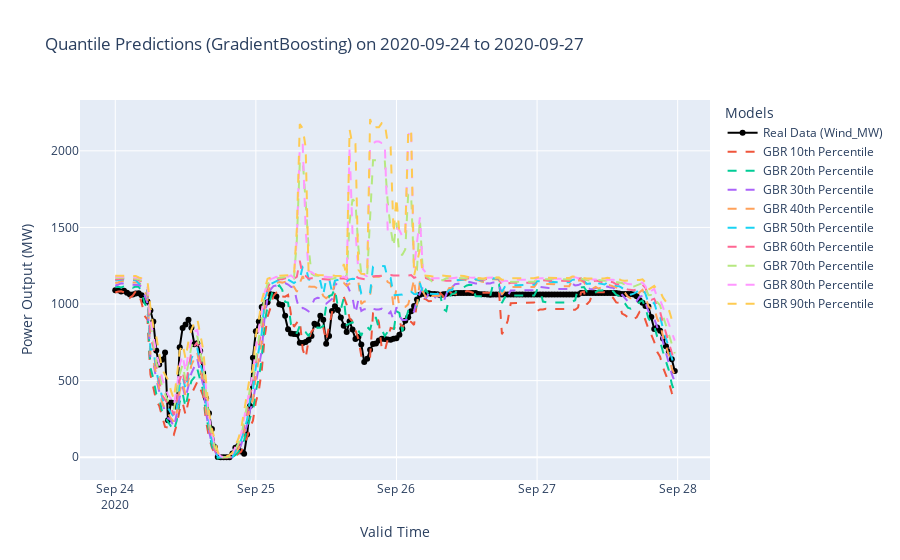

The code cell stored with this chart in its notebook:
### Code cell
create_forecast_for_dates(start_day, start_day + pd.DateOffset(days=3), gbr=True)
start_day = start_day + pd.DateOffset(days=4)

### Figure 1 — Plotly figure (JSON) as saved in the notebook; plotly's stock layout.template omitted (floating-point values rounded to 4 significant figures; data arrays with more than 128 entries replaced by an {"elided": "..."} marker saying what was removed)
{"data": [{"customdata": {"elided": "192x3 float values"}, "hovertemplate": "Wind MW: %{y:.3f}<br>PowerOutput_opt: %{customdata[1]:.3f}<br>WindSpeed:100_dwd: %{customdata[0]:.3f}<br>WindSpeed:100_ncpe: %{customdata[2]:.3f}<extra></extra>", "line": {"color": "black"}, "mode": "lines+markers", "name": "Real Data (Wind_MW)", "type": "scatter", "x": {"elided": "192 str values"}, "y": {"elided": "192 float values"}}, {"line": {"dash": "dash"}, "mode": "lines", "name": "GBR 10th Percentile", "type": "scatter", "x": {"elided": "192 str values"}, "y": {"elided": "192 float values"}}, {"line": {"dash": "dash"}, "mode": "lines", "name": "GBR 20th Percentile", "type": "scatter", "x": {"elided": "192 str values"}, "y": {"elided": "192 float values"}}, {"line": {"dash": "dash"}, "mode": "lines", "name": "GBR 30th Percentile", "type": "scatter", "x": {"elided": "192 str values"}, "y": {"elided": "192 float values"}}, {"line": {"dash": "dash"}, "mode": "lines", "name": "GBR 40th Percentile", "type": "scatter", "x": {"elided": "192 str values"}, "y": {"elided": "192 float values"}}, {"line": {"dash": "dash"}, "mode": "lines", "name": "GBR 50th Percentile", "type": "scatter", "x": {"elided": "192 str values"}, "y": {"elided": "192 float values"}}, {"line": {"dash": "dash"}, "mode": "lines", "name": "GBR 60th Percentile", "type": "scatter", "x": {"elided": "192 str values"}, "y": {"elided": "192 float values"}}, {"line": {"dash": "dash"}, "mode": "lines", "name": "GBR 70th Percentile", "type": "scatter", "x": {"elided": "192 str values"}, "y": {"elided": "192 float values"}}, {"line": {"dash": "dash"}, "mode": "lines", "name": "GBR 80th Percentile", "type": "scatter", "x": {"elided": "192 str values"}, "y": {"elided": "192 float values"}}, {"line": {"dash": "dash"}, "mode": "lines", "name": "GBR 90th Percentile", "type": "scatter", "x": {"elided": "192 str values"}, "y": {"elided": "192 float values"}}], "layout": {"hovermode": "x unified", "legend": {"title": {"text": "Models"}}, "title": {"text": "Quantile Predictions (GradientBoosting) on 2020-09-24 to 2020-09-27"}, "xaxis": {"title": {"text": "Valid Time"}}, "yaxis": {"title": {"text": "Power Output (MW)"}}}}
